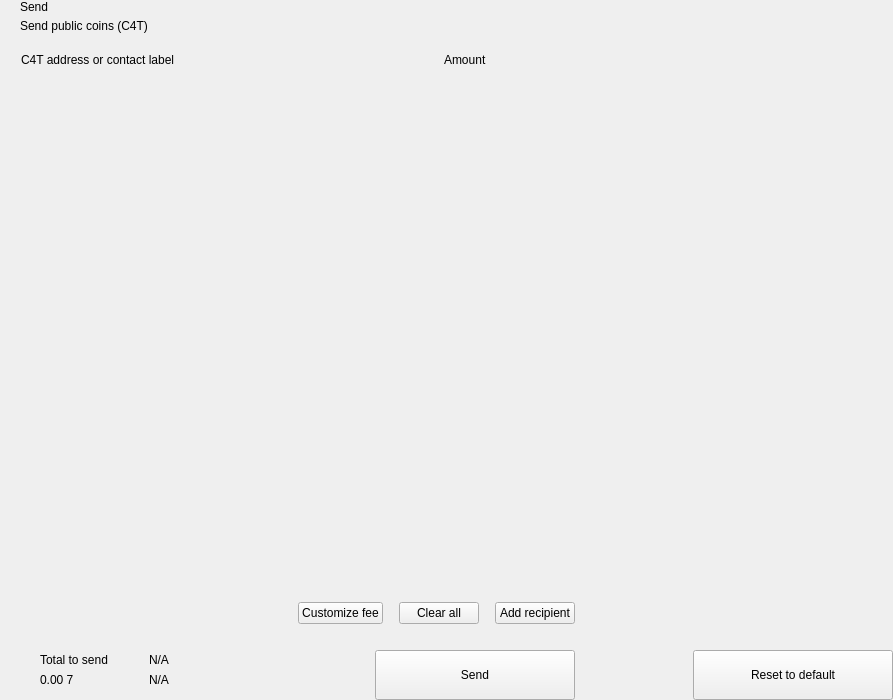
<?xml version="1.0" encoding="UTF-8"?>
<ui version="4.0">
 <class>send</class>
 <widget class="QWidget" name="send">
  <property name="geometry">
   <rect>
    <x>0</x>
    <y>0</y>
    <width>893</width>
    <height>700</height>
   </rect>
  </property>
  <property name="windowTitle">
   <string>Form</string>
  </property>
  <layout class="QHBoxLayout" name="horizontalLayout_2" stretch="2,1">
   <property name="spacing">
    <number>0</number>
   </property>
   <property name="leftMargin">
    <number>0</number>
   </property>
   <property name="topMargin">
    <number>0</number>
   </property>
   <property name="rightMargin">
    <number>0</number>
   </property>
   <property name="bottomMargin">
    <number>0</number>
   </property>
   <item>
    <widget class="QWidget" name="left" native="true">
     <layout class="QVBoxLayout" name="verticalLayout_3">
      <property name="spacing">
       <number>0</number>
      </property>
      <property name="leftMargin">
       <number>0</number>
      </property>
      <property name="topMargin">
       <number>0</number>
      </property>
      <property name="rightMargin">
       <number>0</number>
      </property>
      <property name="bottomMargin">
       <number>0</number>
      </property>
      <item>
       <layout class="QVBoxLayout" name="verticalLayout_22" stretch="0,0,0,1,0,0,0,0">
        <property name="spacing">
         <number>0</number>
        </property>
        <item>
         <layout class="QHBoxLayout" name="horizontalLayout_3">
          <property name="spacing">
           <number>0</number>
          </property>
          <property name="leftMargin">
           <number>20</number>
          </property>
          <property name="rightMargin">
           <number>20</number>
          </property>
          <item>
           <layout class="QVBoxLayout" name="verticalLayout">
            <property name="spacing">
             <number>5</number>
            </property>
            <item>
             <widget class="QLabel" name="labelTitle">
              <property name="text">
               <string>Send</string>
              </property>
              <property name="alignment">
               <set>Qt::AlignLeading|Qt::AlignLeft|Qt::AlignVCenter</set>
              </property>
             </widget>
            </item>
            <item>
             <widget class="QLabel" name="labelSubtitle1">
              <property name="text">
               <string>Send public coins (C4T)</string>
              </property>
             </widget>
            </item>
           </layout>
          </item>
          <item>
           <spacer name="horizontalSpacer">
            <property name="orientation">
             <enum>Qt::Horizontal</enum>
            </property>
            <property name="sizeHint" stdset="0">
             <size>
              <width>40</width>
              <height>20</height>
             </size>
            </property>
           </spacer>
          </item>
         </layout>
        </item>
        <item>
         <spacer name="verticalSpacer_2">
          <property name="orientation">
           <enum>Qt::Vertical</enum>
          </property>
          <property name="sizeType">
           <enum>QSizePolicy::Fixed</enum>
          </property>
          <property name="sizeHint" stdset="0">
           <size>
            <width>20</width>
            <height>20</height>
           </size>
          </property>
         </spacer>
        </item>
        <item>
         <layout class="QHBoxLayout" name="horizontalLayout" stretch="6,0,2">
          <property name="spacing">
           <number>0</number>
          </property>
          <property name="leftMargin">
           <number>10</number>
          </property>
          <property name="topMargin">
           <number>0</number>
          </property>
          <property name="rightMargin">
           <number>20</number>
          </property>
          <property name="bottomMargin">
           <number>0</number>
          </property>
          <item>
           <widget class="QLabel" name="labelSubtitleAddress">
            <property name="styleSheet">
             <string notr="true">margin-left:8px;</string>
            </property>
            <property name="text">
             <string>C4T address or contact label</string>
            </property>
           </widget>
          </item>
          <item>
           <spacer name="horizontalSpacer_3">
            <property name="orientation">
             <enum>Qt::Horizontal</enum>
            </property>
            <property name="sizeType">
             <enum>QSizePolicy::Fixed</enum>
            </property>
            <property name="sizeHint" stdset="0">
             <size>
              <width>40</width>
              <height>1</height>
             </size>
            </property>
           </spacer>
          </item>
          <item>
           <widget class="QLabel" name="labelSubtitleAmount">
            <property name="text">
             <string>Amount</string>
            </property>
           </widget>
          </item>
         </layout>
        </item>
        <item>
         <widget class="QScrollArea" name="scrollArea">
          <property name="minimumSize">
           <size>
            <width>0</width>
            <height>350</height>
           </size>
          </property>
          <property name="styleSheet">
           <string notr="true">#scrollArea {
            background:transparent;
            margin-top:10px;
}</string>
          </property>
          <property name="horizontalScrollBarPolicy">
           <enum>Qt::ScrollBarAlwaysOff</enum>
          </property>
          <property name="sizeAdjustPolicy">
           <enum>QAbstractScrollArea::AdjustIgnored</enum>
          </property>
          <property name="widgetResizable">
           <bool>true</bool>
          </property>
          <property name="alignment">
           <set>Qt::AlignLeading|Qt::AlignLeft|Qt::AlignTop</set>
          </property>
          <widget class="QWidget" name="scrollAreaWidgetContents">
           <property name="geometry">
            <rect>
             <x>0</x>
             <y>0</y>
             <width>591</width>
             <height>16</height>
            </rect>
           </property>
           <property name="sizePolicy">
            <sizepolicy hsizetype="Preferred" vsizetype="Maximum">
             <horstretch>0</horstretch>
             <verstretch>0</verstretch>
            </sizepolicy>
           </property>
           <property name="autoFillBackground">
            <bool>false</bool>
           </property>
           <property name="styleSheet">
            <string notr="true">#scrollAreaWidgetContents {
             background:transparent;
             }</string>
           </property>
           <layout class="QVBoxLayout" name="verticalLayout_7">
            <property name="spacing">
             <number>0</number>
            </property>
            <property name="sizeConstraint">
             <enum>QLayout::SetDefaultConstraint</enum>
            </property>
            <property name="leftMargin">
             <number>0</number>
            </property>
            <property name="topMargin">
             <number>0</number>
            </property>
            <property name="rightMargin">
             <number>0</number>
            </property>
            <property name="bottomMargin">
             <number>0</number>
            </property>
           </layout>
          </widget>
         </widget>
        </item>
        <item>
         <spacer name="verticalSpacer_4">
          <property name="orientation">
           <enum>Qt::Vertical</enum>
          </property>
          <property name="sizeType">
           <enum>QSizePolicy::Fixed</enum>
          </property>
          <property name="sizeHint" stdset="0">
           <size>
            <width>20</width>
            <height>20</height>
           </size>
          </property>
         </spacer>
        </item>
        <item>
         <layout class="QHBoxLayout" name="horizontalLayout_20">
          <property name="spacing">
           <number>6</number>
          </property>
          <property name="leftMargin">
           <number>20</number>
          </property>
          <property name="rightMargin">
           <number>20</number>
          </property>
          <item>
           <spacer name="horizontalSpacer_4">
            <property name="orientation">
             <enum>Qt::Horizontal</enum>
            </property>
            <property name="sizeHint" stdset="0">
             <size>
              <width>10</width>
              <height>20</height>
             </size>
            </property>
           </spacer>
          </item>
          <item>
           <widget class="QPushButton" name="pushButtonFee">
            <property name="focusPolicy">
             <enum>Qt::NoFocus</enum>
            </property>
            <property name="text">
             <string>Customize fee</string>
            </property>
           </widget>
          </item>
          <item>
           <spacer name="horizontalSpacer_11">
            <property name="orientation">
             <enum>Qt::Horizontal</enum>
            </property>
            <property name="sizeType">
             <enum>QSizePolicy::Minimum</enum>
            </property>
            <property name="sizeHint" stdset="0">
             <size>
              <width>10</width>
              <height>20</height>
             </size>
            </property>
           </spacer>
          </item>
          <item>
           <widget class="QPushButton" name="pushButtonClear">
            <property name="focusPolicy">
             <enum>Qt::NoFocus</enum>
            </property>
            <property name="layoutDirection">
             <enum>Qt::RightToLeft</enum>
            </property>
            <property name="text">
             <string>Clear all</string>
            </property>
           </widget>
          </item>
          <item>
           <spacer name="horizontalSpacer_6">
            <property name="orientation">
             <enum>Qt::Horizontal</enum>
            </property>
            <property name="sizeType">
             <enum>QSizePolicy::Fixed</enum>
            </property>
            <property name="sizeHint" stdset="0">
             <size>
              <width>10</width>
              <height>20</height>
             </size>
            </property>
           </spacer>
          </item>
          <item>
           <widget class="QPushButton" name="pushButtonAddRecipient">
            <property name="focusPolicy">
             <enum>Qt::NoFocus</enum>
            </property>
            <property name="text">
             <string>Add recipient</string>
            </property>
           </widget>
          </item>
         </layout>
        </item>
        <item>
         <spacer name="verticalSpacer">
          <property name="orientation">
           <enum>Qt::Vertical</enum>
          </property>
          <property name="sizeType">
           <enum>QSizePolicy::Fixed</enum>
          </property>
          <property name="sizeHint" stdset="0">
           <size>
            <width>20</width>
            <height>16</height>
           </size>
          </property>
         </spacer>
        </item>
        <item>
         <layout class="QHBoxLayout" name="horizontalLayout_7">
          <property name="rightMargin">
           <number>20</number>
          </property>
          <item>
           <layout class="QHBoxLayout" name="horizontalLayout_10">
            <property name="spacing">
             <number>0</number>
            </property>
            <property name="leftMargin">
             <number>8</number>
            </property>
            <item>
             <widget class="QStackedWidget" name="stackedWidget">
              <property name="minimumSize">
               <size>
                <width>0</width>
                <height>60</height>
               </size>
              </property>
              <property name="maximumSize">
               <size>
                <width>16777215</width>
                <height>60</height>
               </size>
              </property>
              <widget class="QWidget" name="page1">
               <layout class="QVBoxLayout" name="verticalLayout_71" stretch="0">
                <property name="spacing">
                 <number>6</number>
                </property>
                <property name="leftMargin">
                 <number>12</number>
                </property>
                <property name="topMargin">
                 <number>0</number>
                </property>
                <property name="rightMargin">
                 <number>0</number>
                </property>
                <property name="bottomMargin">
                 <number>0</number>
                </property>
                <item>
                 <widget class="QWidget" name="coinWidget" native="true">
                  <property name="minimumSize">
                   <size>
                    <width>0</width>
                    <height>60</height>
                   </size>
                  </property>
                  <property name="maximumSize">
                   <size>
                    <width>16777215</width>
                    <height>60</height>
                   </size>
                  </property>
                  <layout class="QHBoxLayout" name="horizontalLayout_9">
                   <property name="spacing">
                    <number>0</number>
                   </property>
                   <property name="leftMargin">
                    <number>20</number>
                   </property>
                   <property name="topMargin">
                    <number>10</number>
                   </property>
                   <property name="rightMargin">
                    <number>20</number>
                   </property>
                   <property name="bottomMargin">
                    <number>10</number>
                   </property>
                   <item>
                    <layout class="QVBoxLayout" name="verticalSend">
                     <property name="spacing">
                      <number>0</number>
                     </property>
                     <item>
                      <widget class="QLabel" name="labelTitleTotalSend">
                       <property name="text">
                        <string>Total to send</string>
                       </property>
                      </widget>
                     </item>
                     <item>
                      <widget class="QLabel" name="labelAmountSend">
                       <property name="text">
                        <string notr="true">0.00 7</string>
                       </property>
                      </widget>
                     </item>
                    </layout>
                   </item>
                   <item>
                    <spacer name="horizontalSpacer_9">
                     <property name="orientation">
                      <enum>Qt::Horizontal</enum>
                     </property>
                     <property name="sizeType">
                      <enum>QSizePolicy::Fixed</enum>
                     </property>
                     <property name="sizeHint" stdset="0">
                      <size>
                       <width>20</width>
                       <height>20</height>
                      </size>
                     </property>
                    </spacer>
                   </item>
                   <item>
                    <widget class="QLabel" name="labelLine">
                     <property name="minimumSize">
                      <size>
                       <width>1</width>
                       <height>0</height>
                      </size>
                     </property>
                     <property name="maximumSize">
                      <size>
                       <width>1</width>
                       <height>16777215</height>
                      </size>
                     </property>
                     <property name="text">
                      <string/>
                     </property>
                    </widget>
                   </item>
                   <item>
                    <spacer name="horizontalSpacer_10">
                     <property name="orientation">
                      <enum>Qt::Horizontal</enum>
                     </property>
                     <property name="sizeType">
                      <enum>QSizePolicy::Fixed</enum>
                     </property>
                     <property name="sizeHint" stdset="0">
                      <size>
                       <width>20</width>
                       <height>20</height>
                      </size>
                     </property>
                    </spacer>
                   </item>
                   <item>
                    <layout class="QVBoxLayout" name="verticalRemaining">
                     <property name="spacing">
                      <number>0</number>
                     </property>
                     <item>
                      <widget class="QLabel" name="labelTitleTotalRemaining">
                       <property name="text">
                        <string notr="true">N/A</string>
                       </property>
                      </widget>
                     </item>
                     <item>
                      <widget class="QLabel" name="labelAmountRemaining">
                       <property name="text">
                        <string notr="true">N/A</string>
                       </property>
                      </widget>
                     </item>
                    </layout>
                   </item>
                  </layout>
                 </widget>
                </item>
               </layout>
              </widget>
              <widget class="QWidget" name="page_2"/>
             </widget>
            </item>
           </layout>
          </item>
          <item>
           <spacer name="horizontalSpacer_5">
            <property name="orientation">
             <enum>Qt::Horizontal</enum>
            </property>
            <property name="sizeType">
             <enum>QSizePolicy::Expanding</enum>
            </property>
            <property name="sizeHint" stdset="0">
             <size>
              <width>40</width>
              <height>20</height>
             </size>
            </property>
           </spacer>
          </item>
          <item alignment="Qt::AlignBottom">
           <widget class="QPushButton" name="pushButtonSave">
            <property name="minimumSize">
             <size>
              <width>200</width>
              <height>50</height>
             </size>
            </property>
            <property name="maximumSize">
             <size>
              <width>200</width>
              <height>50</height>
             </size>
            </property>
            <property name="focusPolicy">
             <enum>Qt::NoFocus</enum>
            </property>
            <property name="text">
             <string>Send</string>
            </property>
           </widget>
          </item>
         </layout>
        </item>
       </layout>
      </item>
     </layout>
    </widget>
   </item>
   <item>
    <widget class="QWidget" name="right" native="true">
     <layout class="QVBoxLayout" name="verticalLayout_5">
      <property name="leftMargin">
       <number>0</number>
      </property>
      <property name="topMargin">
       <number>0</number>
      </property>
      <property name="rightMargin">
       <number>0</number>
      </property>
      <property name="bottomMargin">
       <number>0</number>
      </property>
      <item>
       <layout class="QVBoxLayout" name="verticalLayout_4">
        <property name="spacing">
         <number>6</number>
        </property>
        <item>
         <widget class="OptionButton" name="btnCoinControl" native="true">
          <property name="minimumSize">
           <size>
            <width>0</width>
            <height>50</height>
           </size>
          </property>
         </widget>
        </item>
        <item>
         <widget class="OptionButton" name="btnChangeAddress" native="true">
          <property name="minimumSize">
           <size>
            <width>0</width>
            <height>50</height>
           </size>
          </property>
         </widget>
        </item>
        <item>
         <widget class="OptionButton" name="btnUri" native="true">
          <property name="minimumSize">
           <size>
            <width>0</width>
            <height>50</height>
           </size>
          </property>
         </widget>
        </item>
        <item>
         <spacer name="verticalSpacer_5">
          <property name="orientation">
           <enum>Qt::Vertical</enum>
          </property>
          <property name="sizeHint" stdset="0">
           <size>
            <width>20</width>
            <height>40</height>
           </size>
          </property>
         </spacer>
        </item>
        <item>
         <layout class="QHBoxLayout" name="horizontalLayout_8">
          <item>
           <spacer name="horizontalSpacer_7">
            <property name="orientation">
             <enum>Qt::Horizontal</enum>
            </property>
            <property name="sizeHint" stdset="0">
             <size>
              <width>40</width>
              <height>20</height>
             </size>
            </property>
           </spacer>
          </item>
          <item>
           <widget class="QPushButton" name="pushButtonReset">
            <property name="minimumSize">
             <size>
              <width>200</width>
              <height>50</height>
             </size>
            </property>
            <property name="maximumSize">
             <size>
              <width>200</width>
              <height>50</height>
             </size>
            </property>
            <property name="focusPolicy">
             <enum>Qt::NoFocus</enum>
            </property>
            <property name="text">
             <string>Reset to default</string>
            </property>
           </widget>
          </item>
         </layout>
        </item>
       </layout>
      </item>
     </layout>
    </widget>
   </item>
  </layout>
 </widget>
 <customwidgets>
  <customwidget>
   <class>OptionButton</class>
   <extends>QWidget</extends>
   <header>qt/pivx/optionbutton.h</header>
   <container>1</container>
  </customwidget>
 </customwidgets>
 <resources/>
 <connections/>
</ui>
